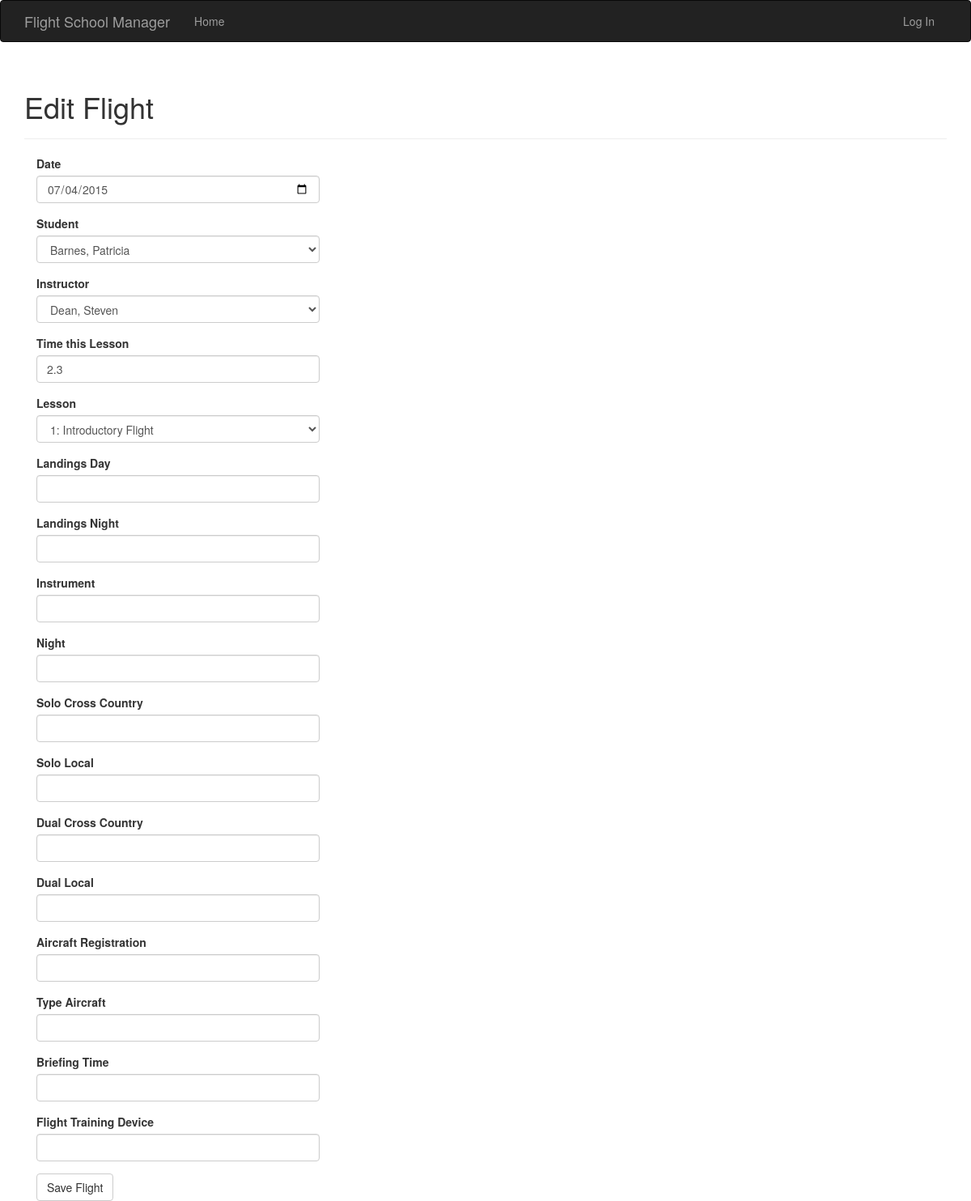
Screenshot of /view/flight/1 with the database file from the repository.
### app/models.py (models this page shows)
class Flight(db.Model):
    __tablename__ = 'flights'
    id = db.Column(db.Integer, primary_key=True)
    date = db.Column(db.Date)
    student_id = db.Column(db.Integer, db.ForeignKey('students.id'))
    instructor_id = db.Column(db.Integer, db.ForeignKey('instructors.id'))
    flight_time = db.Column(db.Float)
    flight_lesson_id = db.Column(db.Integer, db.ForeignKey('flight_lessons.id'))

### app/main/views.py (the view, shortened to what this page needs)
@main.route('/view/flight/<flight_id>', methods=['GET', 'POST'])
def view_flight(flight_id):
    form = AddFlightForm()
    flight = Flight.query.filter_by(id=flight_id).first()
    form.date.data = flight.date
    form.student.data = flight.student_id
    form.instructor.data = flight.instructor_id
    form.flight_time.data = flight.flight_time
    form.flight_lesson.data = flight.flight_lesson_id
    return render_template('edit_flight.html', form=form)

### app/templates/edit_flight.html (shortened to what this page needs)
{% extends "base.html" %}
{% import "bootstrap/wtf.html" as wtf %}
{% block page_content %}
<div class="page-header">
    <h1>Edit Flight</h1>
</div>
<div class="col-md-4">
    {{ wtf.quick_form(form) }}
</div>
{% endblock %}

### rows the page displays
Flight: date "07/04/2015", student "Barnes, Patricia", instructor "Dean, Steven", flight_time "2.3", flight_lesson "1: Introductory Flight"
